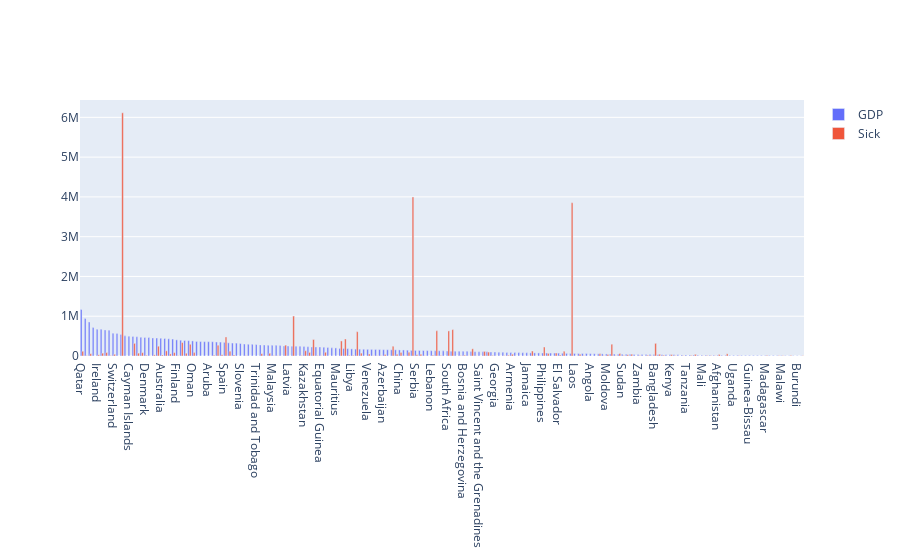

The notebook cell saved with this chart:
### Markdown cell above
3. Визуализируйте зависимость ВВП страны и случаев заболевания COVID-19

### Code cell
# These vals are completely independant.  I'd rather check
#  these vals at the axis of time and inside exactly one country
#  to visualise the dependency.  Simply matching GDP/illness does
#  not make any sense.  But ofc if it's just a task tho...
df = df_normal[["location", "population", "gdp_per_capita", "total_cases"]].dropna().sort_values(by="gdp_per_capita", ascending=False)

fig = go.Figure()
fig.add_trace(go.Bar(x=df["location"],
                     y=df["gdp_per_capita"] * 10,  # Change value to be visible
                     name="GDP"))
fig.add_trace(go.Bar(x=df["location"],
                     y=df["total_cases"],
                     name="Sick"))
fig.update_layout(barmode="group")
fig

### Figure 1 — Plotly figure (JSON) as saved in the notebook; plotly's stock layout.template omitted (floating-point values rounded to 4 significant figures; data arrays with more than 128 entries replaced by an {"elided": "..."} marker saying what was removed)
{"data": [{"name": "GDP", "type": "bar", "x": {"elided": "182 str values"}, "y": {"elided": "182 float values"}}, {"name": "Sick", "type": "bar", "x": {"elided": "182 str values"}, "y": {"elided": "182 int values"}}], "layout": {"autosize": true, "barmode": "group", "xaxis": {"autorange": true, "range": [-0.5, 181.5], "type": "category"}, "yaxis": {"autorange": true, "range": [0, 6436000.0], "type": "linear"}}}
